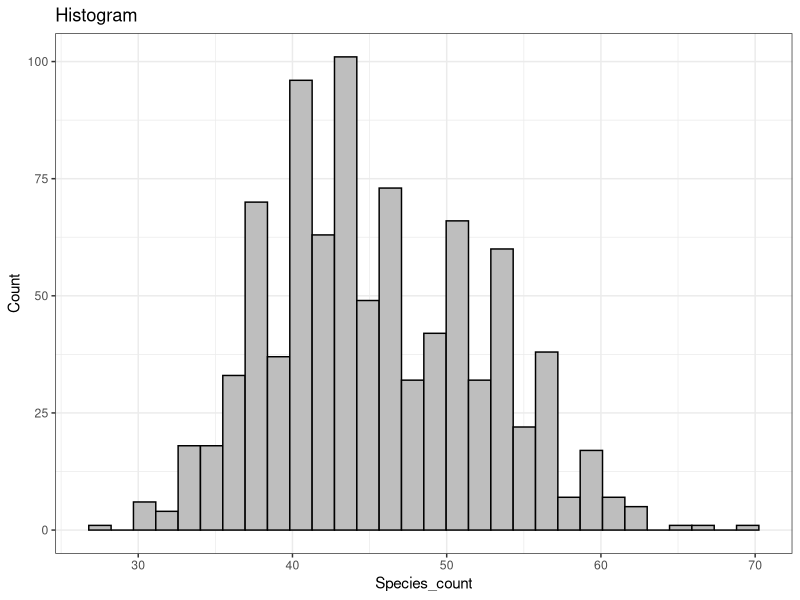
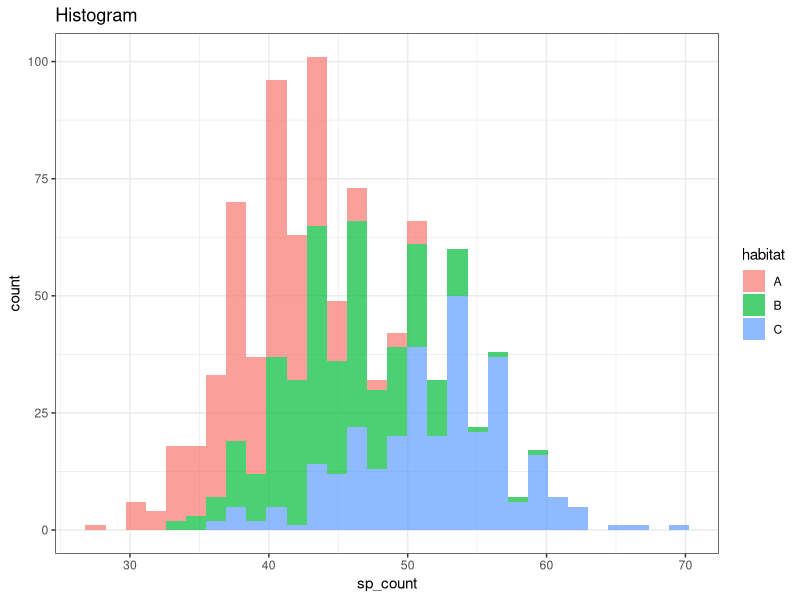
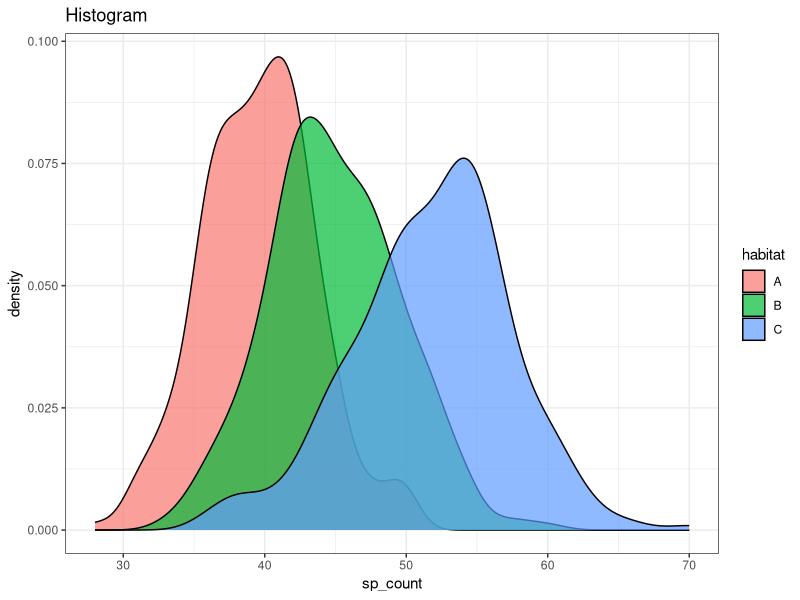
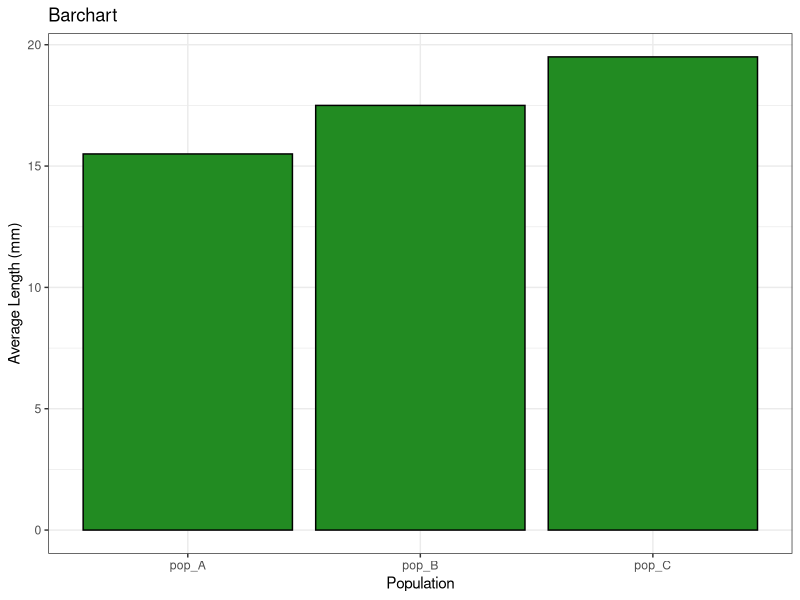
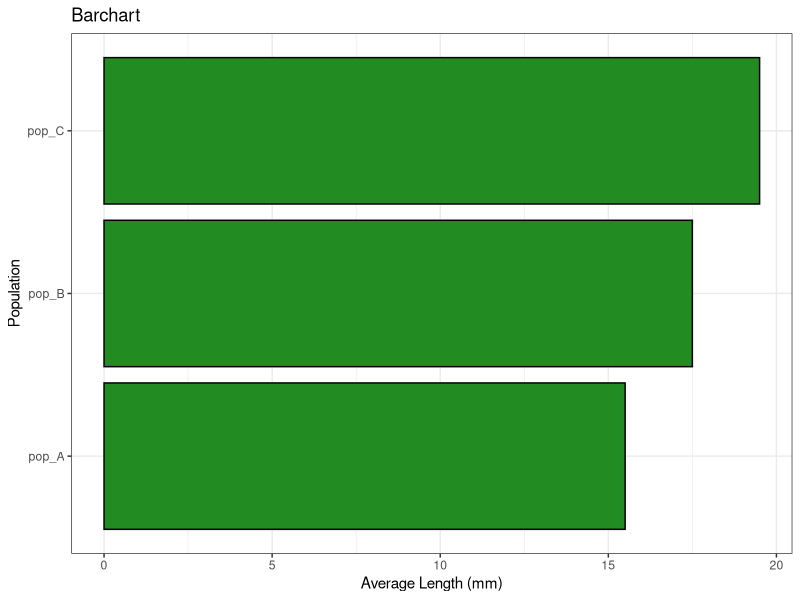
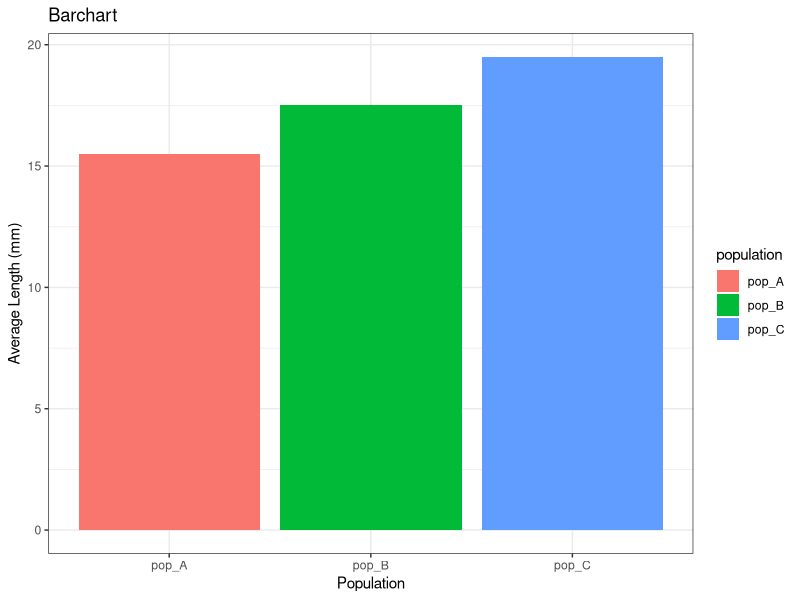
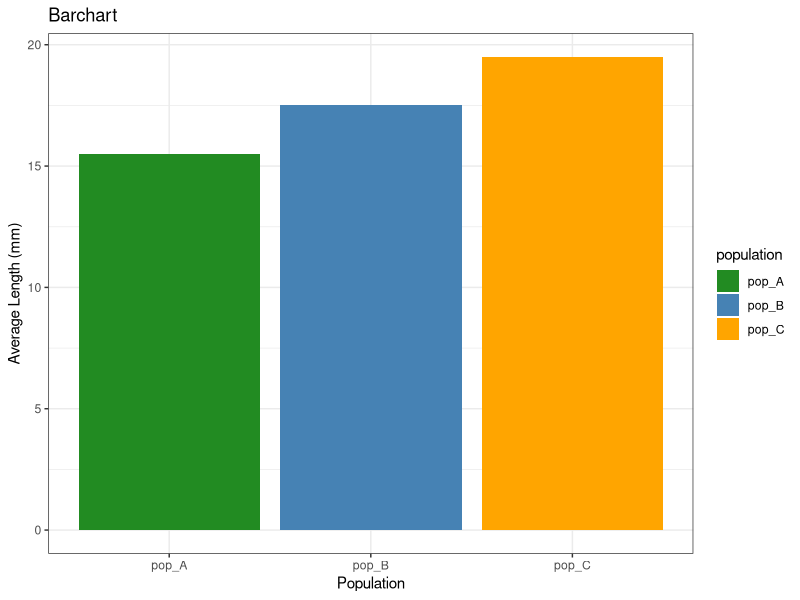
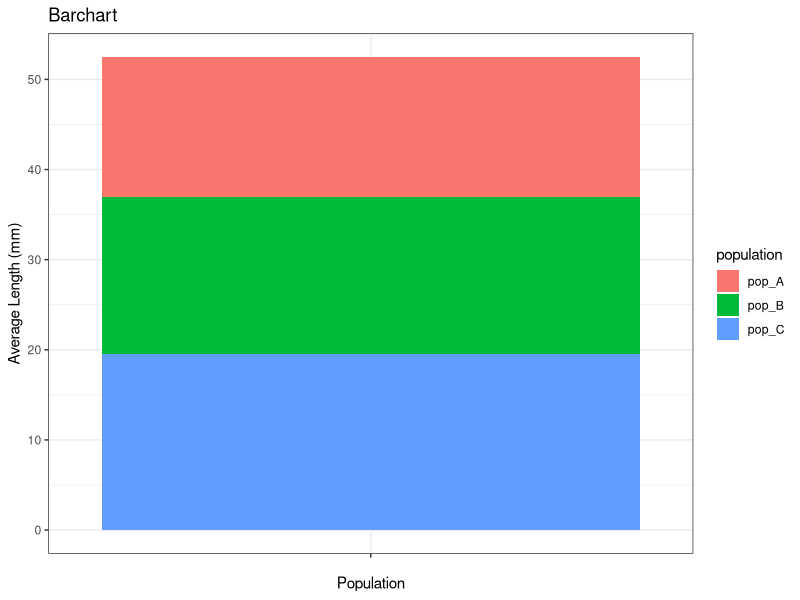

Reproduce these figures in R, in order.
###############################################################
## Data Visualization with ggplot2
##
## 
## Sameer M. Padhye
##
## 
###############################################################


# The functionality of ggplot2 is extensive and showing each and every aspect is beyond the scope of this exercise. This exercise is focused on obtaining basic plots

library(tidyverse)

#### Histogram and Density plot

#Data

hist_data <- data.frame(
    habitat=factor(rep(c("A","B","C"), each=300)),
    sp_count=round(c(rnorm(300, mean=40, sd=4), 
                     rnorm(300, mean=45, sd=4.5),
                     rnorm(300, mean=52, sd=5.5)))
)

#View the data

head(hist_data)


#Plot


#1. Simple plot

ggplot(hist_data,
       aes(x=sp_count))+   # aes denotes the aesthetic argument where the x and y variables are assigned
    geom_histogram(color='black',  # geom denotes the type of plot which is histogram here along with the arugment color (outline) and fill (color of each bing)
                   fill='grey')+
    ggtitle("Histogram")+ # title of the plot
    theme_bw() + # white background
    xlab("Species_count")+ # x axis label
    ylab ("Count")  # y label

#2. Coloring based on the type of habitat

ggplot(hist_data,
       aes(x=sp_count,
           fill=habitat))+
    geom_histogram(alpha=0.7)+
    ggtitle("Histogram")+
    theme_bw()

#3. Density plot of the above plot

ggplot(hist_data,
       aes(x=sp_count,
           fill=habitat))+
    geom_density(alpha=0.7)+
    ggtitle("Histogram")+
    theme_bw()




#### Barchart

# Data

barchart_data <- data.frame(population=c("pop_A", "pop_B", "pop_C"),
                            avg_length=c(15.5,17.5, 19.5))


#View the data

head(barchart_data)


#Plot


#1. Basic plot

bar_chart<-ggplot(barchart_data,
                  aes(x=population,
                      y=avg_length))+ 
    geom_bar(stat="identity",
             color="black",
             fill="forestgreen")+
    ggtitle("Barchart")+
    theme_bw() +
    xlab("Population")+ 
    ylab ("Average Length (mm)")

bar_chart

# Flipping the co-ordinates

bar_chart+coord_flip()


#2. Barchart with colors based on categories (here different populations)

bar_chart_2<-ggplot(barchart_data,
                    aes(x=population,
                        y=avg_length,
                        fill=population))+ # remember to add the category as 'fill' in the aes argument
    geom_bar(stat="identity")+
    ggtitle("Barchart")+
    theme_bw() +
    xlab("Population")+ 
    ylab ("Average Length (mm)") 

bar_chart_2

# Changing the barchart color (custom colors)

bar_chart_2+
    scale_fill_manual(values=c("forestgreen", 
                               "steelblue", 
                               "orange"))


# The important thing to remember is that the color of the bar is changed by changing the 'fill' argument and NOT the 'color' argument.

#3. Stacked barchart

ggplot(barchart_data,
       aes(x="",
           y=avg_length,
           fill=population))+ 
    geom_bar(stat="identity",
             width = 1)+
    ggtitle("Barchart")+
    theme_bw() +
    xlab("Population")+ 
    ylab ("Average Length (mm)")

# Adding text information on the barcharts

bar_chart+
    geom_text(aes(label=avg_length), 
              vjust=-0.3, 
              size=3.5)




#### Piechart

# Data used for barchart will be used here

ggplot(barchart_data,
       aes(x="",
           y=avg_length, # the numerical variable is added as the y variable
           fill=population))+ # the category is added in the fill section
    geom_bar(stat="identity",
             width = 1) +
    coord_polar("y", start=0)+
    ggtitle("Piechart")+
    theme_bw()




#### Scatterplot and Line chart

# Correlation and Regression data will be used here

correlation_data<-data.frame(
    var_1=c(10,12,17,29,35,34,56,89,112,156),
    var_2=seq(160,1,length.out = 10), 
    var_3=runif(10),  
    var_4=sample(c(1:200),10,replace = T)) 


# Scatterplot

ggplot(correlation_data,aes(x=var_1,
                            y=var_2))+
    geom_point(size=5, # size of the points
               color='steelblue')+  # Here color determines the color of points by default
    ggtitle("Scatterplot")+
    xlab("Variable 1")+
    ylab("Variable 2")+
    theme_bw()


# Line chart

ggplot(correlation_data,aes(x=var_3,
                            y=var_4))+
    geom_line(size=1, # size of the points
               color='black')+  # Here color determines the color of points by default
    ggtitle("Linechart")+
    xlab("Variable 3")+
    ylab("Variable 4")+
    theme_bw()




#### Box plots

# Here, we will use the histogram dataset (hist_data)


#1. Basic plot

ggplot(hist_data,aes(x=habitat,
                     y=sp_count))+
    geom_boxplot(fill='grey')+
    ggtitle("Boxplot")+
    xlab("Habitats")+
    ylab("Species count")+
    theme_bw()


#2. Colors based on type of habitats

boxplot_col<-ggplot(hist_data,aes(x=habitat,
                     y=sp_count,
                     fill=habitat))+
    geom_boxplot()+
    ggtitle("Boxplot")+
    xlab("Habitats")+
    ylab("Species count")+
    theme_bw()+
    scale_fill_manual(values = c("orange","steelblue","forestgreen")) # custom colors 


#Flipping the axix

boxplot_col+coord_flip()
